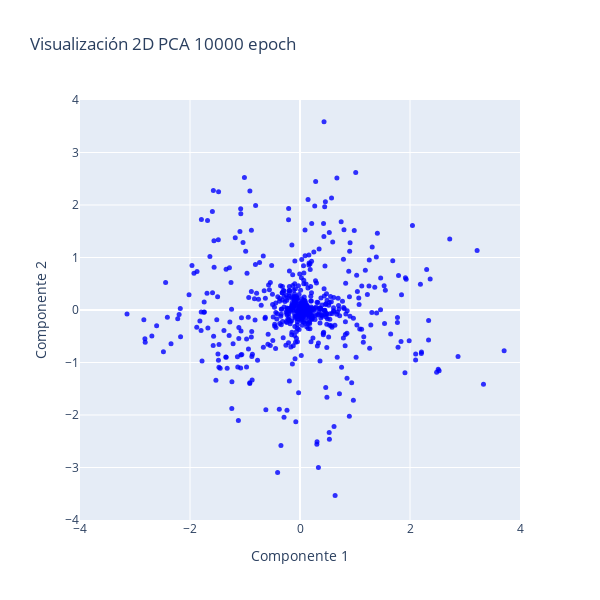

Write notebook code for a chart like this one.
### Code cell
# Crear la figura
fig = go.Figure()

# Añadir el gráfico 2D (ignorando la tercera dimensión)
fig.add_trace(
    go.Scatter(
        x=all_weights_first_layer_mod["pca_2d_0"],
        y=all_weights_first_layer_mod["pca_2d_1"],
        mode='markers',
        marker=dict(size=5, opacity=0.8, color="blue"),
        showlegend=False  # Desactivar la leyenda
    )
)

rango_ejes = [-4, 4]

# Modificar los ejes del gráfico 2D
fig.update_xaxes(title_text="Componente 1", range=rango_ejes)
fig.update_yaxes(title_text="Componente 2", range=rango_ejes)

# Actualizar layout para ajustar el tamaño del gráfico
fig.update_layout(height=600, width=600, title_text=f"Visualización 2D PCA {num_epochs} epoch")

# Mostrar el gráfico
fig.show()

### Figure 1 — Plotly figure (JSON) as saved in the notebook; plotly's stock layout.template omitted (floating-point values rounded to 4 significant figures; data arrays with more than 128 entries replaced by an {"elided": "..."} marker saying what was removed)
{"data": [{"marker": {"color": "blue", "opacity": 0.8, "size": 5}, "mode": "markers", "showlegend": false, "type": "scatter", "x": {"elided": "640 float values"}, "y": {"elided": "640 float values"}}], "layout": {"height": 600, "title": {"text": "Visualización 2D PCA 10000 epoch"}, "width": 600, "xaxis": {"range": [-4, 4], "title": {"text": "Componente 1"}}, "yaxis": {"range": [-4, 4], "title": {"text": "Componente 2"}}}}
